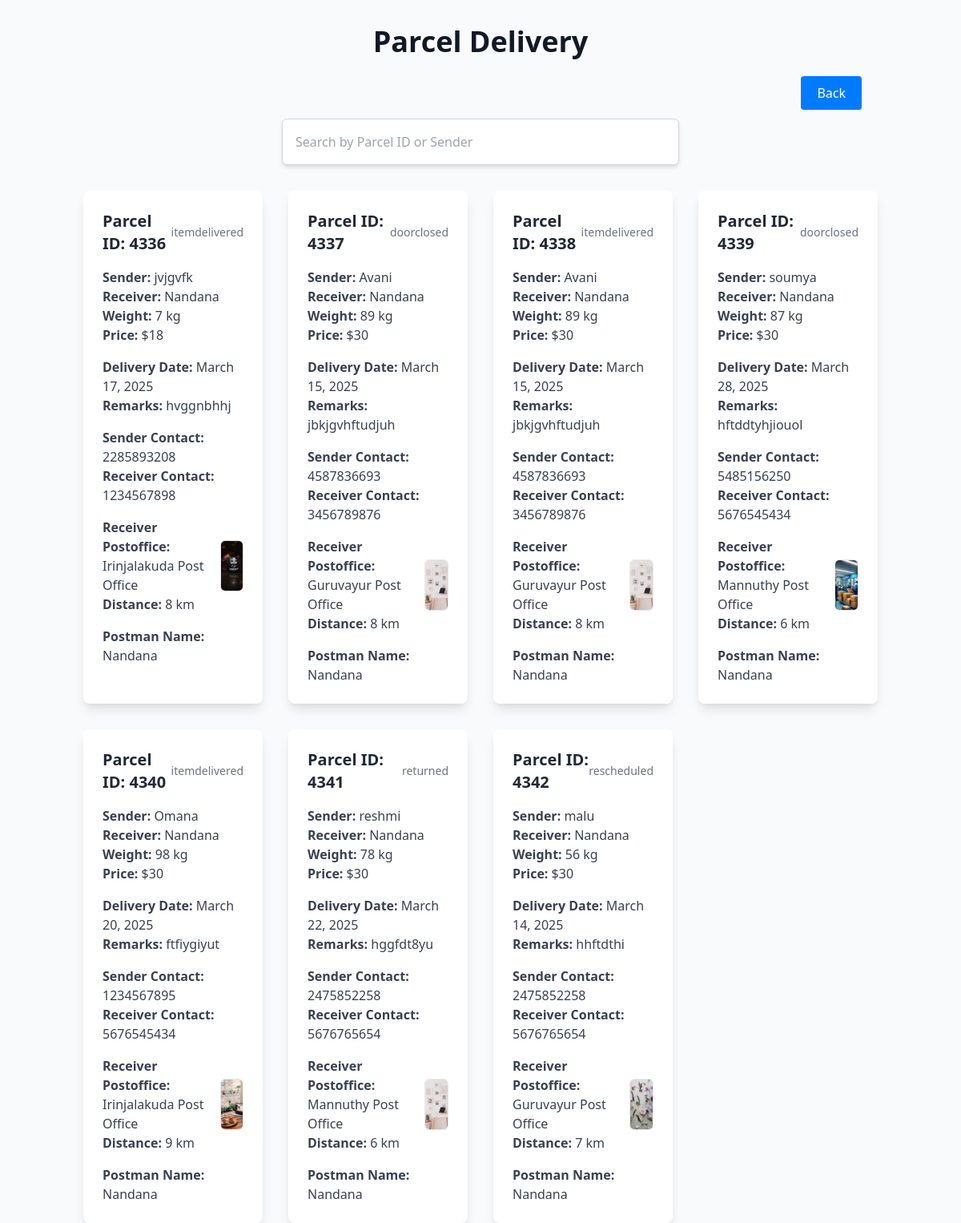
/parcellist3/ (signed in), run on the app's committed database.
### POST/models.py (models this page shows)
class postmodel(models.Model):
    post_id=models.IntegerField()
    parcel_id = models.IntegerField(unique=True)
    postoffice_choices=(
        ('mainpostoffice','Main_postoffice'),
        ('subpostoffice','Sub_postoffice')
    )
    postoffice=models.CharField(max_length=20,choices=postoffice_choices)
    sendername=models.CharField(max_length=100)
    sender_address=models.CharField(max_length=100)
    sender_contact = models.IntegerField(null=True, blank=True)
    receivername=models.CharField(max_length=100)
    receiver_address=models.CharField(max_length=100)
    receiver_email=models.EmailField(blank=True,null=True)
    receiver_postoffice=models.CharField(max_length=100)
    receiver_contact=models.IntegerField()
    posted_date=models.DateField()
    remarks=models.CharField(max_length=200)
    status_choices=(
        ('itempacked','item_packed'),
        ('itemdispatched','item_dispatched'),
        ('itemoutfordelivery','item_outfordelivery'),
        ('itemdelivered','item_delivered'),
        ('doorclosed', 'door_closed'),
        ('returned' , 'returned'),
        ('rescheduled','rescheduled')
    )
    status=models.CharField(max_length=100,choices=status_choices)
    weight=models.IntegerField()
    kms=models.IntegerField()
    price=models.IntegerField()
    screenshot=models.ImageField(upload_to='images/',blank=True,null=True)
    postman_name=models.CharField(max_length=100)
    reschedule_status=models.BooleanField(default=False,blank=True,null=True)

### POST/views.py (the view)
# urls.py: path('parcellist3/',views.parcellist3,name='parcellist3'),
def parcellist3(request):
    semail = request.session['email']
    postman = models.postman.objects.get(email=semail)
    parcels_assigned_to_postman = postmodel.objects.filter(postman_name=postman.name)
    return render(request, 'parcellist3.html', {'parcel': parcels_assigned_to_postman})

### POST/templates/parcellist3.html (shortened to what this page needs)
<!DOCTYPE html>
<html lang="en">
<head>
    <link href="https://cdn.jsdelivr.net/npm/tailwindcss@2.2.19/dist/tailwind.min.css" rel="stylesheet">
</head>
<body class="bg-gray-50">
    <div class="container mx-auto mt-8 px-4">
        <h1 class="text-4xl font-bold text-center text-gray-900 mb-8">Parcel Delivery</h1>
        <div class="right-align">
            <a href="/posthome/" class="styled-button">Back</a>
        </div>
        <div class="mb-8 flex justify-center">
            <input type="text" id="searchInput" placeholder="Search by Parcel ID or Sender" class="p-4 rounded-md border border-gray-300 focus:outline-none focus:ring-2 focus:ring-indigo-500 w-2/3 lg:w-1/2 shadow-md" />
        </div>
        <div class="grid grid-cols-1 sm:grid-cols-2 md:grid-cols-3 lg:grid-cols-4 gap-8" id="parcelList">
            {% for p in parcel %}
            <div class="parcel-card bg-white p-6 rounded-lg shadow-lg hover:shadow-xl transition-transform duration-300 transform hover:scale-105">
                <div class="flex justify-between items-center mb-4">
                    <h2 class="text-xl font-semibold text-gray-800">Parcel ID: {{ p.parcel_id }}</h2>
                    <span class="text-sm text-gray-500">{{ p.status }}</span>
                </div>
                <div class="mb-4">
                    <p class="text-gray-700"><strong>Sender:</strong> {{ p.sendername }}</p>
                    <p class="text-gray-700"><strong>Receiver:</strong> {{ p.receivername }}</p>
                    <p class="text-gray-700"><strong>Weight:</strong> {{ p.weight }} kg</p>
                    <p class="text-gray-700"><strong>Price:</strong> ${{ p.price }}</p>
                </div>
                <div class="mb-4">
                    <p class="text-gray-700"><strong>Delivery Date:</strong> {{ p.posted_date }}</p>
                    <p class="text-gray-700"><strong>Remarks:</strong> {{ p.remarks }}</p>
                </div>
                <div class="mb-4">
                    <p class="text-gray-700"><strong>Sender Contact:</strong> {{ p.sender_contact }}</p>
                    <p class="text-gray-700"><strong>Receiver Contact:</strong> {{ p.receiver_contact }}</p>
                </div>
                <div class="flex justify-between items-center mt-4">
                    <div>
                        <p class="text-gray-700"><strong>Receiver Postoffice:</strong> {{ p.receiver_postoffice }}</p>
                        <p class="text-gray-700"><strong>Distance:</strong> {{ p.kms }} km</p>
                    </div>
                    <div class="w-16 h-16 overflow-hidden rounded-md border border-gray-200">
                        {% if p.screenshot %}
                            <img src="{{ p.screenshot.url }}" alt="Screenshot" class="w-full h-full object-cover">
                        {% else %}
                            <span class="text-gray-400">No image found</span>
                        {% endif %}
                    </div>
                </div>
                <div class="flex justify-between items-center mt-4">
                    <div>
                        <p class="text-gray-700"><strong>Postman Name:</strong> {{ p.postman_name }}</p>
                    </div>
                </div>
            </div>
            {% empty %}
            <p class="col-span-full text-center text-gray-500">No parcel records found.</p>
            {% endfor %}
        </div>
    </div>
</body>
</html>

### POST/templates/parcellist3.html (style rules this page uses)
.styled-button { padding: 10px 20px; background-color: #007bff; color: #fff; border-radius: 4px; cursor: pointer; font-size: 16px; }
.right-align { text-align: right; margin: 20px; }

### data on the page
postmodel: parcel_id "4336", status "itemdelivered", sendername "jvjgvfk", receivername "Nandana", weight "7", price "18", posted_date "March 17, 2025", remarks "hvggnbhhj", sender_contact "2285893208", receiver_contact "1234567898", receiver_postoffice "Irinjalakuda Post Office", kms "8", screenshot (picture), postman_name "Nandana"
postmodel: parcel_id "4337", status "doorclosed", sendername "Avani", receivername "Nandana", weight "89", price "30", posted_date "March 15, 2025", remarks "jbkjgvhftudjuh", sender_contact "4587836693", receiver_contact "3456789876", receiver_postoffice "Guruvayur Post Office", kms "8", screenshot (picture), postman_name "Nandana"
postmodel: parcel_id "4338", status "itemdelivered", sendername "Avani", receivername "Nandana", weight "89", price "30", posted_date "March 15, 2025", remarks "jbkjgvhftudjuh", sender_contact "4587836693", receiver_contact "3456789876", receiver_postoffice "Guruvayur Post Office", kms "8", screenshot (picture), postman_name "Nandana"
postmodel: parcel_id "4339", status "doorclosed", sendername "soumya", receivername "Nandana", weight "87", price "30", posted_date "March 28, 2025", remarks "hftddtyhjiouol", sender_contact "5485156250", receiver_contact "5676545434", receiver_postoffice "Mannuthy Post Office", kms "6", screenshot (picture), postman_name "Nandana"
postmodel: parcel_id "4340", status "itemdelivered", sendername "Omana", receivername "Nandana", weight "98", price "30", posted_date "March 20, 2025", remarks "ftfiygiyut", sender_contact "1234567895", receiver_contact "5676545434", receiver_postoffice "Irinjalakuda Post Office", kms "9", screenshot (picture), postman_name "Nandana"
postmodel: parcel_id "4341", status "returned", sendername "reshmi", receivername "Nandana", weight "78", price "30", posted_date "March 22, 2025", remarks "hggfdt8yu", sender_contact "2475852258", receiver_contact "5676765654", receiver_postoffice "Mannuthy Post Office", kms "6", screenshot (picture), postman_name "Nandana"
postmodel: parcel_id "4342", status "rescheduled", sendername "malu", receivername "Nandana", weight "56", price "30", posted_date "March 14, 2025", remarks "hhftdthi", sender_contact "2475852258", receiver_contact "5676765654", receiver_postoffice "Guruvayur Post Office", kms "7", screenshot (picture), postman_name "Nandana"
